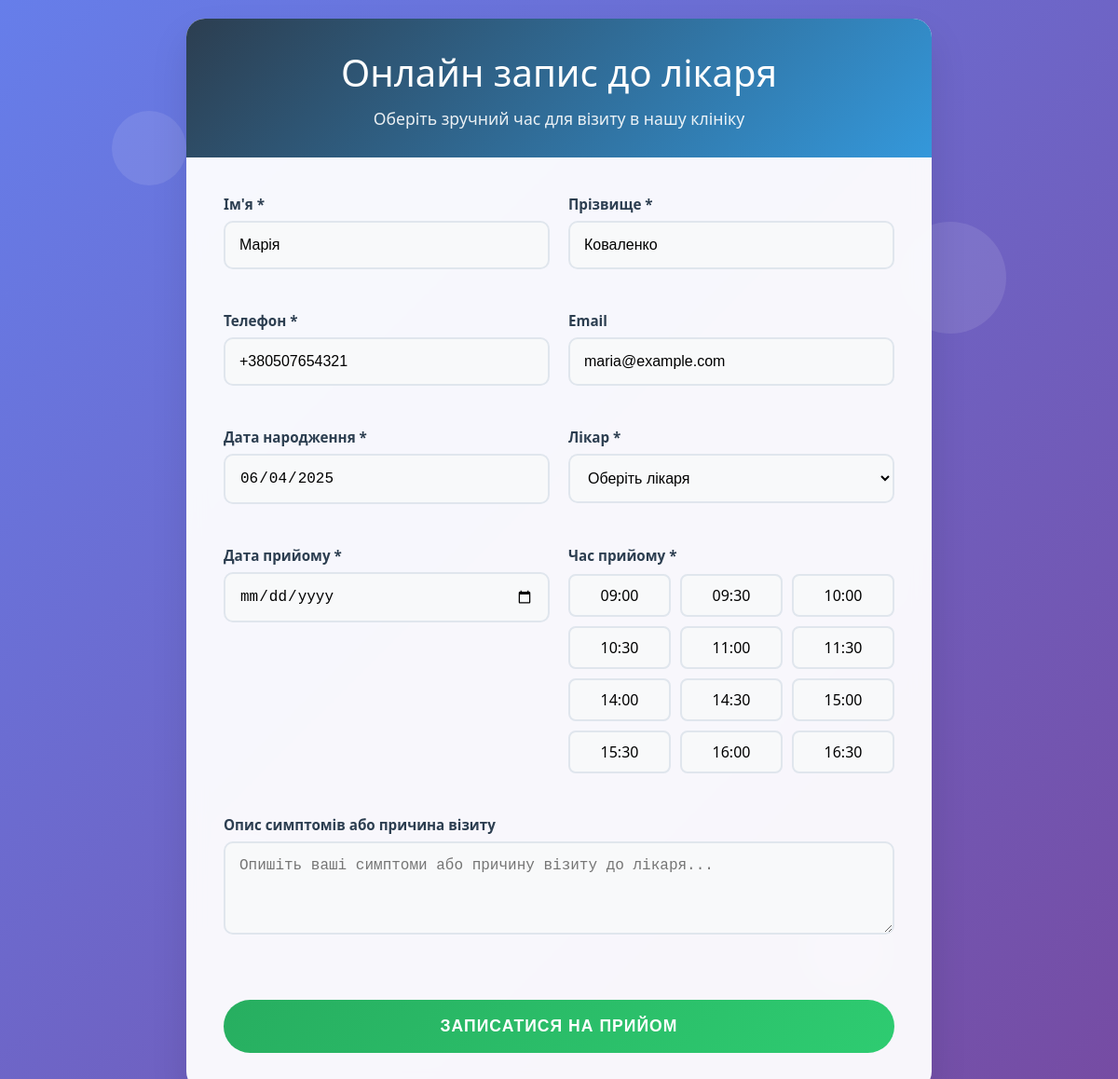
The page /appointment.php (signed in) on the database its author committed.
### tables this page shows
CREATE TABLE `users` (
  `id` int(10) UNSIGNED NOT NULL,
  `first_name` varchar(100) NOT NULL,
  `last_name` varchar(100) NOT NULL,
  `email` varchar(150) NOT NULL,
  `phone` varchar(20) NOT NULL,
  `birth_date` date NOT NULL,
  `gender` enum('male','female') NOT NULL,
  `password_hash` varchar(255) NOT NULL,
  `created_at` timestamp NOT NULL DEFAULT CURRENT_TIMESTAMP
);

### appointment.php (the view, shortened to what this page needs)
<?php
require_once 'db.php';
$userId = $_SESSION['user_id'];
$stmt = $conn->prepare("SELECT first_name, last_name, email, phone, birth_date FROM users WHERE id = ?");
$stmt->bind_param("i", $userId);
$stmt->execute();
$user = $stmt->get_result()->fetch_assoc();
?>
<!DOCTYPE html>
<html lang="uk">
<head>
    <link rel="stylesheet" href="appointment.css" />
</head>
<body>
    <div class="floating-elements">
        <div class="floating-circle" style="width: 80px; height: 80px; top: 10%; left: 10%; animation-delay: 0s;"></div>
        <div class="floating-circle" style="width: 120px; height: 120px; top: 20%; right: 10%; animation-delay: 2s;"></div>
    </div>
    <div class="container">
        <div class="header">
            <h1>Онлайн запис до лікаря</h1>
            <p>Оберіть зручний час для візиту в нашу клініку</p>
        </div>
        <div class="form-container">
            <form id="appointmentForm" method="POST" action="process_appointment.php">
                <div class="form-grid">
                    <div class="form-group">
                        <label for="firstName">Ім'я *</label>
                        <input type="text" id="firstName" name="firstName" value="<?= htmlspecialchars($user['first_name']) ?>" readonly>
                    </div>
                    <div class="form-group">
                        <label for="lastName">Прізвище *</label>
                        <input type="text" id="lastName" name="lastName" value="<?= htmlspecialchars($user['last_name']) ?>" readonly>
                    </div>
                    <div class="form-group">
                        <label for="phone">Телефон *</label>
                        <input type="tel" id="phone" name="phone" value="<?= htmlspecialchars($user['phone']) ?>" readonly>
                    </div>
                    <div class="form-group">
                        <label for="email">Email</label>
                        <input type="email" id="email" name="email" value="<?= htmlspecialchars($user['email']) ?>" readonly>
                    </div>
                    <div class="form-group">
                        <label for="birthDate">Дата народження *</label>
                        <input type="date" id="birthDate" name="birthDate" value="<?= htmlspecialchars($user['birth_date']) ?>" readonly>
                    </div>
                    <div class="form-group">
                        <label for="doctor">Лікар *</label>
                        <select id="doctor" name="doctor" required>
                            <option value="">Оберіть лікаря</option>
                        </select>
                    </div>
                    <div class="form-group">
                        <label for="appointmentDate">Дата прийому *</label>
                        <input type="date" id="appointmentDate" name="appointmentDate" required>
                    </div>
                    <div class="form-group">
                        <label>Час прийому *</label>
                        <div class="time-slots" id="timeSlots">
                            <?php
                            $times = ['09:00','09:30','10:00','10:30','11:00','11:30','14:00','14:30','15:00','15:30','16:00','16:30'];
                            foreach ($times as $time) {
                                echo "<div class='time-slot' data-time='$time'>$time</div>";
                            }
                            ?>
                        </div>
                    </div>
                    <div class="form-group full-width">
                        <label for="symptoms">Опис симптомів або причина візиту</label>
                        <textarea id="symptoms" name="symptoms" placeholder="Опишіть ваші симптоми або причину візиту до лікаря..."></textarea>
                    </div>
                </div>
                <button type="submit" class="btn btn-primary">Записатися на прийом</button>
            </form>
        </div>
    </div>
</body>
</html>

### appointment.css (style rules this page uses)
* { margin: 0; padding: 0; box-sizing: border-box; }
body { font-family: 'Segoe UI', Tahoma, Geneva, Verdana, sans-serif; background: linear-gradient(135deg, #667eea 0%, #764ba2 100%); min-height: 100vh; padding: 20px; }
.container { max-width: 800px; margin: 0 auto; background: rgba(255, 255, 255, 0.95); border-radius: 20px; box-shadow: 0 20px 40px rgba(0, 0, 0, 0.1); overflow: hidden; backdrop-filter: blur(10px); }
.header { background: linear-gradient(135deg, #2c3e50 0%, #3498db 100%); color: white; padding: 30px; text-align: center; }
.header h1 { font-size: 2.5em; margin-bottom: 10px; font-weight: 300; }
.header p { font-size: 1.1em; opacity: 0.9; }
.form-container { padding: 40px; }
.form-grid { display: grid; grid-template-columns: 1fr 1fr; gap: 20px; margin-bottom: 20px; }
.form-group { margin-bottom: 25px; }
.form-group.full-width { grid-column: 1 / -1; }
label { display: block; margin-bottom: 8px; font-weight: 600; color: #2c3e50; font-size: 0.95em; }
input, select, textarea { width: 100%; padding: 15px; border: 2px solid #e0e6ed; border-radius: 10px; font-size: 16px; transition: all 0.3s ease; background: #f8f9fa; }
textarea { resize: vertical; min-height: 100px; }
.btn { background: linear-gradient(135deg, #27ae60 0%, #2ecc71 100%); color: white; padding: 18px 40px; border: none; border-radius: 50px; font-size: 1.1em; font-weight: 600; cursor: pointer; transition: all 0.3s ease; width: 100%; margin-top: 20px; text-transform: uppercase; letter-spacing: 1px; }
.time-slots { display: grid; grid-template-columns: repeat(auto-fit, minmax(100px, 1fr)); gap: 10px; margin-top: 10px; }
.time-slot { padding: 10px; border: 2px solid #e0e6ed; border-radius: 8px; text-align: center; cursor: pointer; transition: all 0.3s ease; background: #f8f9fa; }
.floating-elements { position: fixed; top: 0; left: 0; width: 100%; height: 100%; pointer-events: none; z-index: -1; }
.floating-circle { position: absolute; border-radius: 50%; background: rgba(255, 255, 255, 0.1); animation: float 6s ease-in-out infinite; }

### rows shown on the page
users: firstName "Марія", lastName "Коваленко", phone "+380507654321", email "maria@example.com", birthDate "06/04/2025"

### other values the page prints
$time "09:00"
$time "09:30"
$time "10:00"
$time "10:30"
$time "11:00"
$time "11:30"
$time "14:00"
$time "14:30"
$time "15:00"
$time "15:30"
$time "16:00"
$time "16:30"
